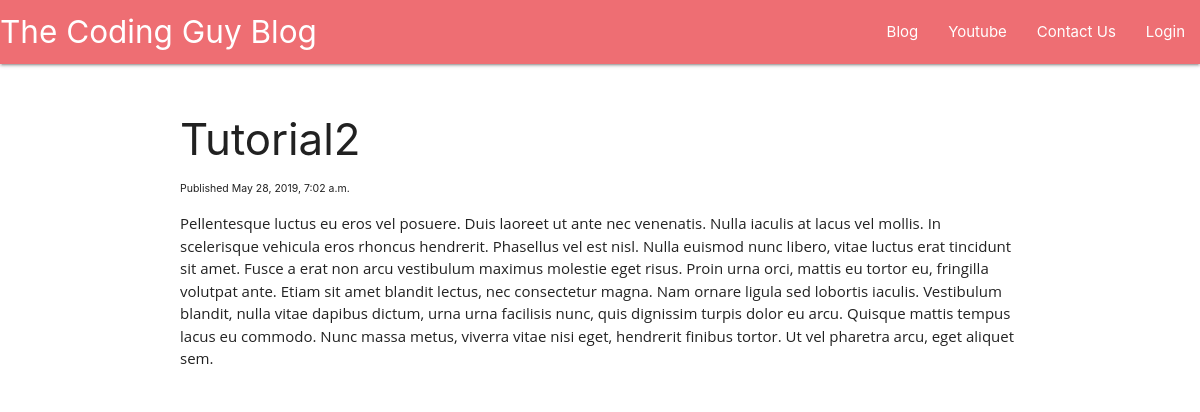
The app's page /tut2/ with its own data.
### main/models.py (models this page shows, shortened)
class Post(models.Model):
	title = models.CharField(max_length=200, unique=True)
	slug = models.SlugField(max_length=200, unique=True)
	author = models.ForeignKey(User, on_delete=models.CASCADE, related_name='blog_posts')
	content = models.TextField()
	created_on = models.DateTimeField(auto_now_add=True)
	last_updated = models.DateTimeField(auto_now=True)
	status = models.IntegerField(choices=STATUS, default=0)
	class Meta:
		ordering = ['-created_on']

### main/views.py (the view)
# urls.py: path('<slug:slug>/', views.PostDetail.as_view(), name="blog_detail"),
class PostDetail(generic.DetailView):
	model = Post
	template_name = 'blog_detail.html'

### main/templates/blog_detail.html
{% extends 'header.html' %}
{% block content %}
    <div class="row"
        <div class="col s12, m8, l8">
            <h3>{{ object.title }}</h3>
            <p style="font-size:70%">Published {{post.created_on}}</p>
            {{object.content|safe}}
        </div>
    </div>
{% endblock %}

### main/templates/header.html (shortened to what this page needs)
<head>
    <link rel="stylesheet" href="https://cdnjs.cloudflare.com/ajax/libs/materialize/1.0.0/css/materialize.min.css">
</head>
<body>
	<nav>
		<div class="nav-wrapper">
			<a href="/" class="brand-logo">The Coding Guy Blog</a>
			<ul id="nav-mobile" class="right hide-on-med-and-down">
				<li><a href="/">Blog</a></li>
				<li><a href="https://www.youtube.com/channel/UCrx2je3VOgRSmr86Hbg0ACA?view_as=subscriber" target="_blank">Youtube</a></li>
				<li><a href="/contact">Contact Us</a></li>
				<li><a href="/login">Login</a></li>
			</ul>
		</div>
	</nav>
	<div class="container">
		<br>
		{% block content %}
		{% endblock %}
</body>

### records on screen
Post: title "Tutorial2", created_on "May 28, 2019, 7:02 a.m.", content "Pellentesque luctus eu eros vel posuere. Duis laoreet ut ante nec venenatis. Nulla iaculis at lacus vel mollis. In scelerisque vehicula eros rhoncus hendrerit. Phasellus vel est nisl. Nulla euismod nunc libero, vitae luctus erat tincidunt sit amet. Fusce a erat non arcu vestibulum maximus molestie eget risus. Proin urna orci, mattis eu tortor eu, fringilla volutpat ante. Etiam sit amet blandit lectus, nec consectetur magna. Nam ornare ligula sed lobortis iaculis. Vestibulum blandit, nulla vitae dapibus dictum, urna urna facilisis nunc, quis dignissim turpis dolor eu arcu. Quisque mattis tempus lacus eu commodo. Nunc massa metus, viverra vitae nisi eget, hendrerit finibus tortor. Ut vel…"
